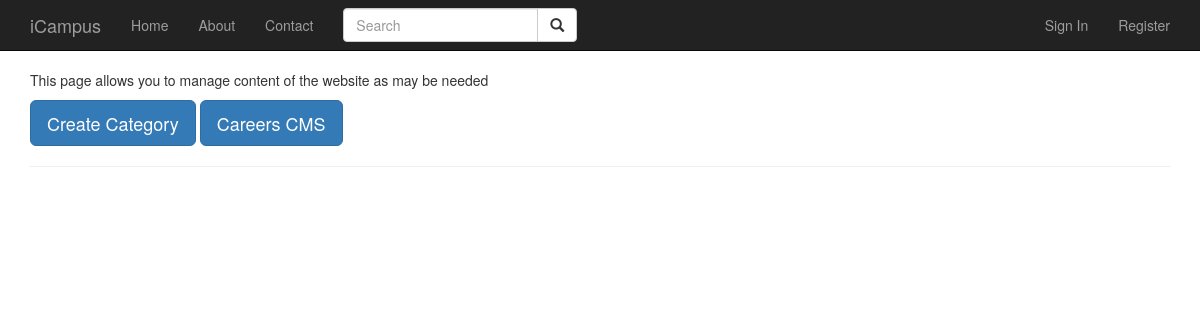
The page /cms/ on the database as committed earlier.
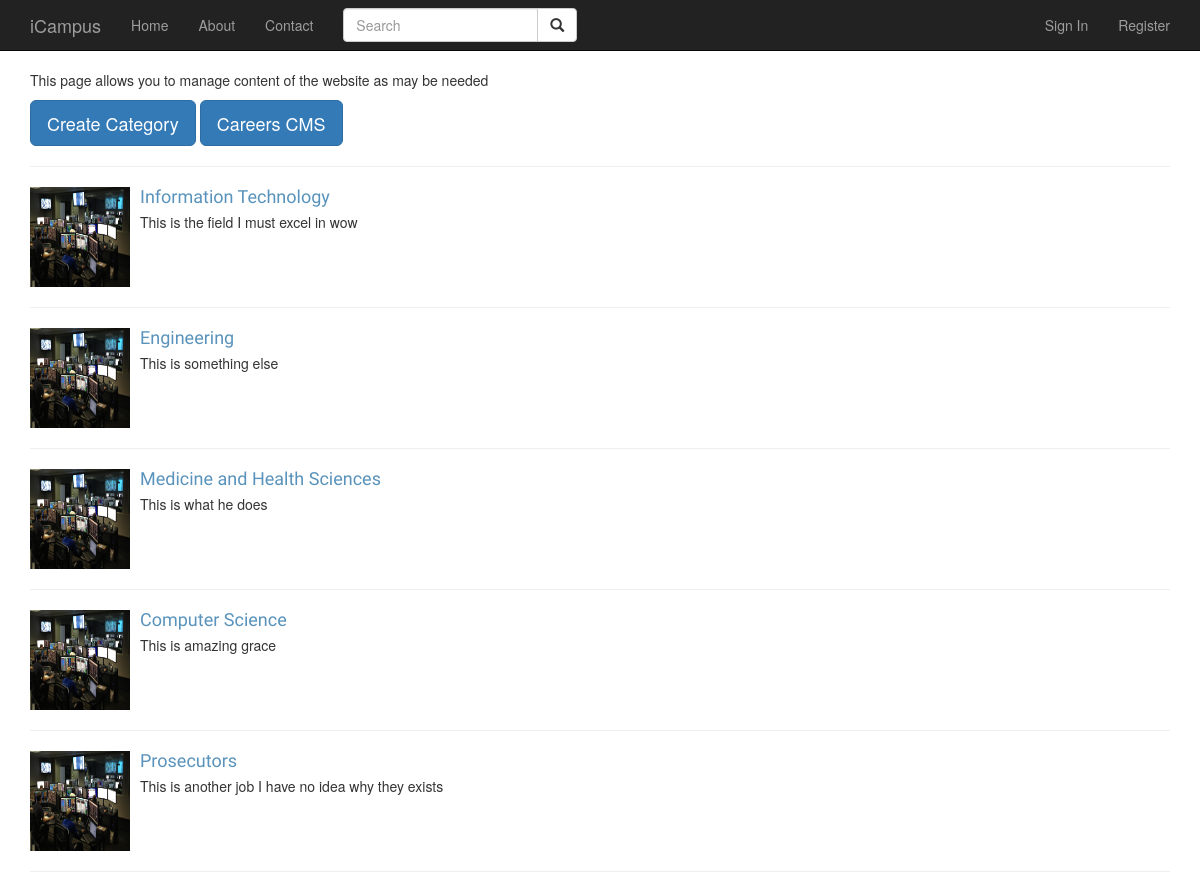
The same page on the database as committed later.
### app/models.py (models this page shows, shortened)
class Category(db.Model):
    __tablename__ = 'categories'
    id = db.Column(db.Integer, primary_key=True)
    name = db.Column(db.String(64))
    overview = db.Column(db.Text)
    careers = db.relationship('Career', backref='category', lazy='dynamic')

### app/main/views.py (the view)
@main.route('/cms/', methods=['GET', 'POST'])
def cms():
    categories = Category.query.all()
    return render_template('cms.html', categories=categories)

### app/main/__init__.py (called while the page is built)
@main.app_context_processor
def inject_permissions():
    return dict(Permission=Permission)

### app/models.py (called while the page is built)
    def can(self, permissions):
        return False

### app/templates/cms.html
{% extends 'base.html' %}
{% import "bootstrap/wtf.html" as wtf %}
{% block page_content %}
<div>
	<p>This page allows you to manage content of the website as may be needed</p>
	<a href="/cms/create_cat" type="button" class="btn btn-primary btn-lg">
	  	Create Category
	</a>
	<a href="/cms/all-careers/" type="button" class="btn btn-primary btn-lg">
	  	Careers CMS
	</a>
	<hr/>
	<ul class="media-list">
		{% for category in categories %}
		<li class="media">
		    <div class="media-left">
		        <a href="#">
		            <img class="media-object img-resposive cat-images" src="{{ url_for('static', filename = 'images/information-technology.jpeg') }}" alt="...">
		        </a>
		    </div>
		    <div class="media-body">
		        <h4 class="media-heading"><a href="{{ url_for('main.ret_cat', id=category.id) }}">{{ category.name }}</a></h4>
				<p class="">
					{{ category.overview }}
				</p>
		    </div>
		</li><hr>
		{% endfor %}
    </ul>
</div>
{% endblock %}

Rows that differ between the two databases and show on the page:
added Category: name "Information Technology", overview "This is the field I must excel in wow"
added Category: name "Engineering", overview "This is something else"
added Category: name "Medicine and Health Sciences", overview "This is what he does"
added Category: name "Computer Science", overview "This is amazing grace"
added Category: name "Prosecutors", overview "This is another job I have no idea why they exists"
